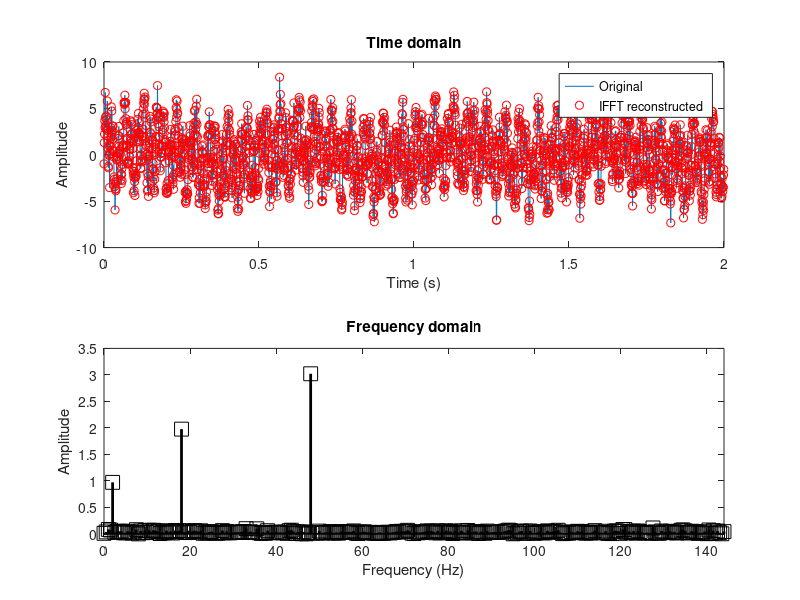

Source code (MATLAB):
%fourier for spectral analysis

% simulation parameters
srate = 1234; % in Hz
npnts = srate*2; % 2 seconds
time  = (0:npnts-1)/srate;

% frequencies to include
freq  = [ 2 18 48 ];

signal = zeros(size(time));
% loop over frequencies to create signal
for fi=1:length(freq)
    signal = signal + fi*sin(2*pi*freq(fi)*time);
end

% add some noise
signal = signal + randn(size(signal));

% amplitude spectrum via Fourier transform
signalF = fft(signal);
signalAmp = 2*abs(signalF)/npnts;

% vector of frequencies in Hz
hz = linspace(0,srate/2,floor(npnts/2)+1);


figure(1), clf
subplot(211)

plot(time,signal)
xlabel('Time (s)'), ylabel('Amplitude')
title('Time domain')


subplot(212)
stem(hz,signalAmp(1:length(hz)),'ks','linew',2,'markersize',10)
set(gca,'xlim',[0 max(freq)*3])
xlabel('Frequency (Hz)'), ylabel('Amplitude')
title('Frequency domain')


subplot(211), hold on
plot(time,ifft(signalF),'ro')
legend({'Original';'IFFT reconstructed'})